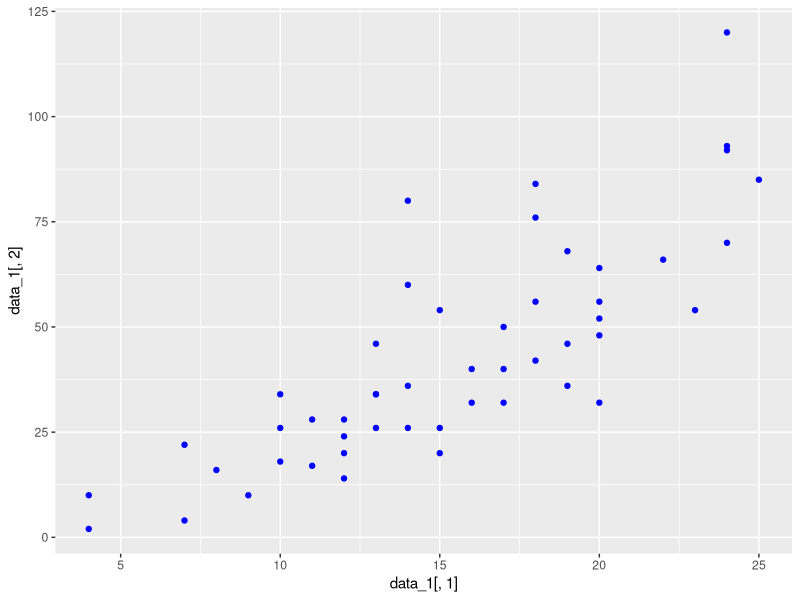
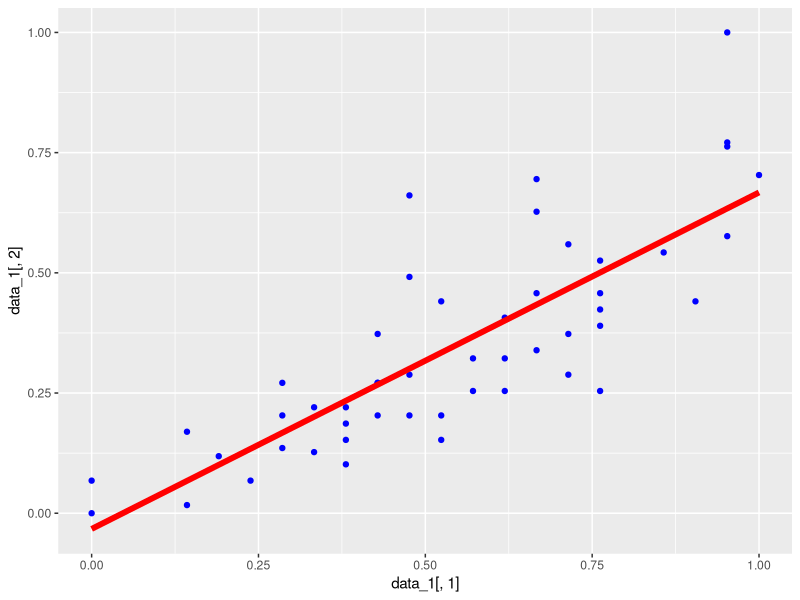

The R script that drew these images, in order:

# SIMPLE LINEAR REGRESSION IMPLEMENTATION

install.packages('ggplot2')
library(ggplot2)

# Reading the dataset
data <- cars
head(data)

# Choosing the X and Y variables
X <- 1
Y <- 2
data_1 <- data[,c(X,Y)]
head(data_1)

#Ploting the dataset
ggplot(data,aes(x=data_1[,1],y=data_1[,2]))+geom_point(color="Blue")

# Normalizing the data
normalize <- function(x) {
  return ((x - min(x)) / (max(x) - min(x))) }

data_1 <- as.data.frame(lapply(data_1, normalize))
head(data_1)

 # Calculating linear equation
num1 <- (sum(data_1[,2])*sum(data_1[,1]^2))-(sum(data_1[,1])*sum(data_1[,1]*data_1[,2]))
den  <- (nrow(data_1)*sum(data_1[,1]^2))-(sum(data_1[,1]))^2
alpha_0 <- num1/den
num2 <- (nrow(data_1)*sum(data_1[,1]*data_1[,2])) - (sum(data_1[,1])*sum(data_1[,2]))
alpha_1 <- num2/den

# Calculating predicted output
for (i in 1:nrow(data_1)){
  data_1$predicted_Y[i] <- alpha_0 + alpha_1 * data_1[i,1]
}
head(data_1)

# Ploting actual and predicted value
ggplot(data)+
  geom_point(aes(x=data_1[,1],y=data_1[,2]),color="Blue")+
  geom_line(aes(x=data_1[,1],y=data_1$predicted_Y),color="Red", size=2)

